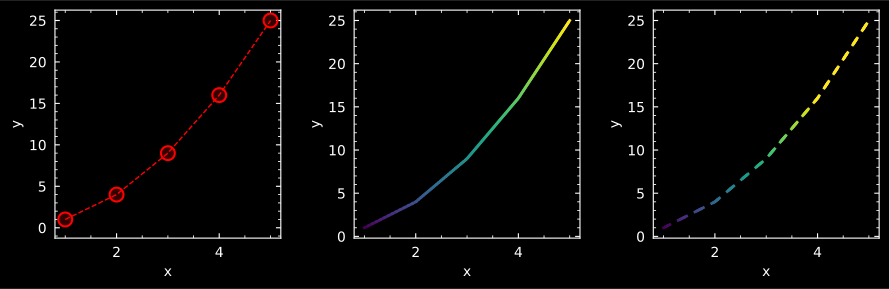

Generate this figure with Python:
import gsplot as gs
import matplotlib.pyplot as plt

gs.graph_facecolor("black")
axes = gs.axes(store=True, size=[9, 3], mosaic="ABC")

x = [1, 2, 3, 4, 5]
y = [1, 4, 9, 16, 25]

gs.line(0, x, y, color="red")
gs.line_colormap_solid(1, x, y, x, lw=2, interpolation_points=100)
gs.line_colormap_dashed(2, x, y, x, lw=2)

gs.graph_white_axes()

gs.label(
    [["x", "y"], ["x", "y"], ["x", "y"]],
)

gs.show("graph_white")
